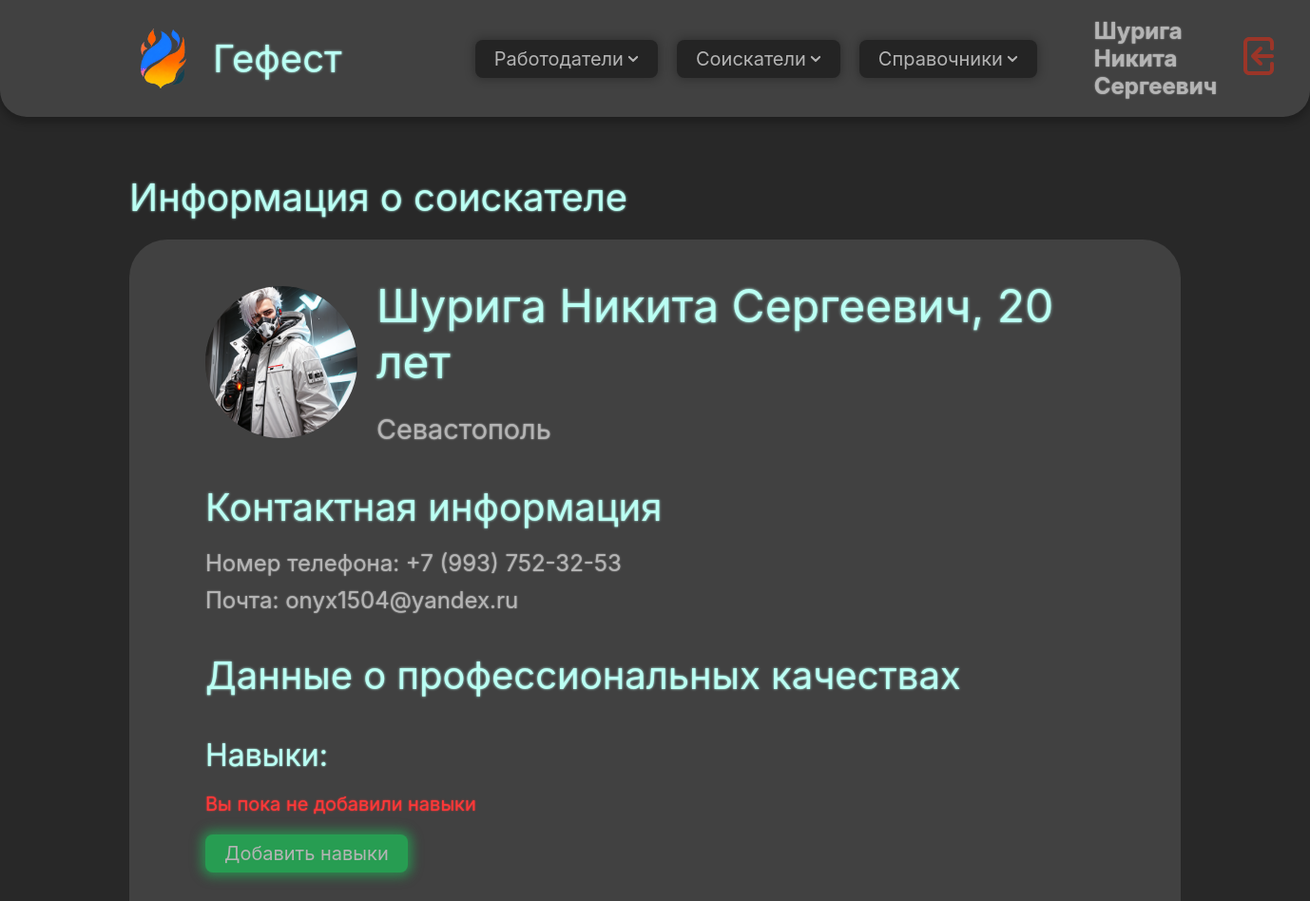
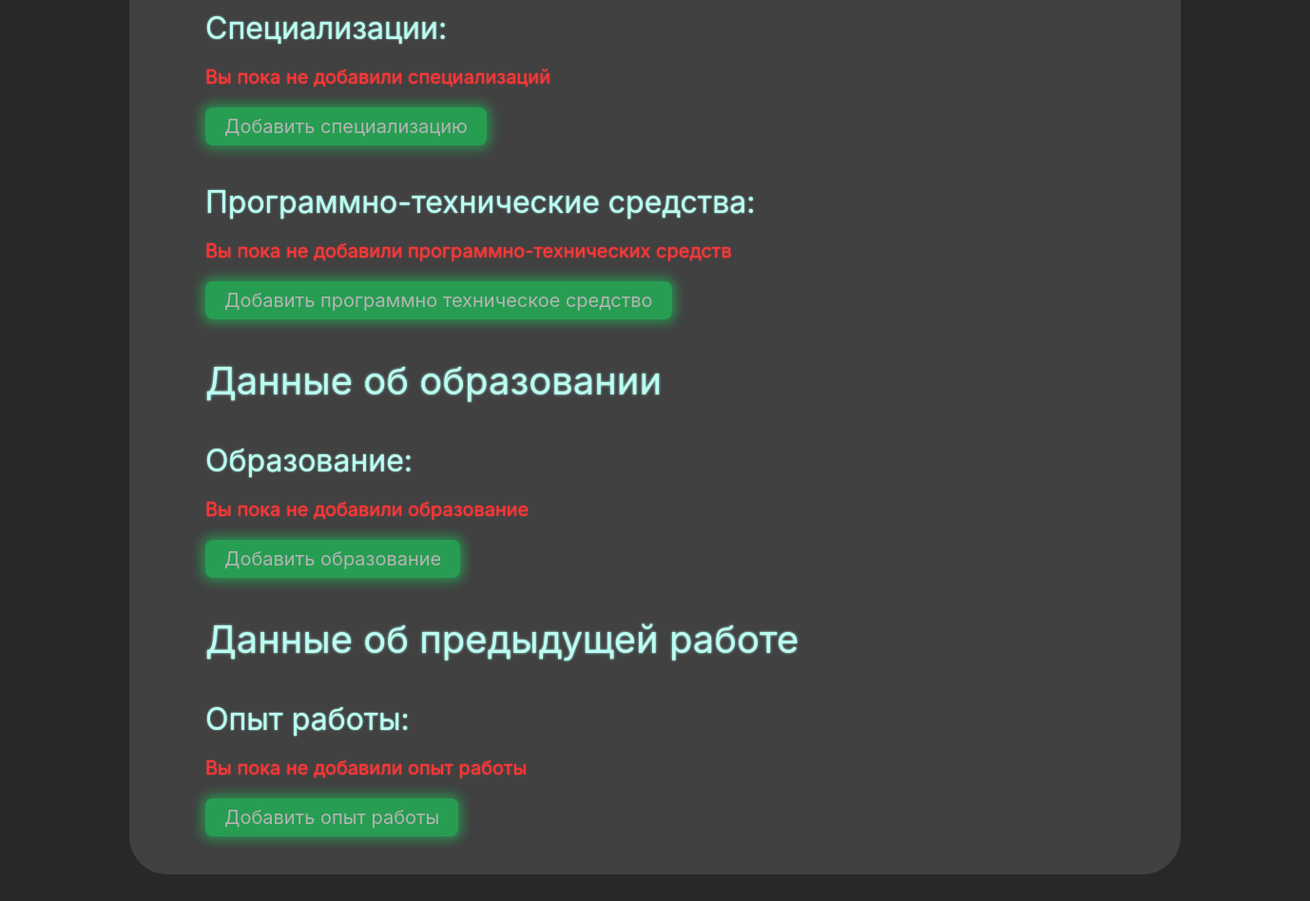
/jobseeker/15 (signed in), run on the app's committed database (2 pictures, top to bottom).
### domain/models.py (models this page shows, shortened)
class CustomUser(AbstractUser):
    patronymic = models.CharField(max_length=255, blank=False, null=False, verbose_name='Отчество')
    phone_number = PhoneNumberField(region="RU", blank=False, null=False, verbose_name='Номер телефона')
    profile_photo = models.ImageField(blank=True, null=True, verbose_name='Фото профиля', upload_to='user_photos')
    class Meta:
        verbose_name = 'Пользователь'
        verbose_name_plural = 'Пользователи'

class Person(models.Model):
    surname = models.CharField(max_length=255, blank=False, null=False, verbose_name='Фамилия')
    name = models.CharField(max_length=255, blank=False, null=False, verbose_name='Имя')
    patronymic = models.CharField(max_length=255, blank=False, null=False, verbose_name='Отчество')
    email = models.EmailField(blank=False, max_length=254, verbose_name='Почта')
    phone = models.CharField(max_length=18, blank=False, null=False, verbose_name='Номер телефона')
    profile_photo = models.ImageField(blank=True, null=True, verbose_name='Фото профиля', upload_to='person_photos')
    class Meta:
        verbose_name = 'Индивид'
        verbose_name_plural = 'Индивиды'

class JobSeeker(Person):
    birthdate = models.DateField(blank=False, null=False, verbose_name='Дата рождения')
    address = models.ForeignKey('Address', blank=False, null=False, on_delete=models.PROTECT, verbose_name='Адрес')
    skill = models.ManyToManyField('Skill', blank=True, verbose_name='Навыки')
    specialization = models.ManyToManyField('Specialization', blank=True, verbose_name='Специализация')
    about = models.TextField(blank=True, null=True, verbose_name='Описание профиля')
    class Meta:
        verbose_name = 'Соискатель'
        verbose_name_plural = 'Соискатели'

class Address(models.Model):
    locality = models.CharField(max_length=255, blank=False, null=False, verbose_name='Населенный пункт')
    street = models.CharField(max_length=255, blank=True, null=True, verbose_name='Улица')
    number_of_building = models.CharField(max_length=31, blank=True, null=True, verbose_name='Номер строения')
    apartment_number = models.CharField(max_length=31, blank=True, null=True, verbose_name='Номер квартиры/офиса')
    latitude = models.FloatField(blank=True, null=True, verbose_name='Широта')
    longitude = models.FloatField(blank=True, null=True, verbose_name='Долгота')
    map_link = models.URLField(max_length=2083, blank=True, null=True, verbose_name='Ссылка на карты')
    class Meta:
        verbose_name = 'Адрес'
        verbose_name_plural = 'Адреса'

### domain/views/job_seeker_views.py (the view)
# urls.py: path('jobseeker/<str:job_seeker_id>', job_seeker_view, name='job_seeker_view'),
def job_seeker_view(request, job_seeker_id):
    job_seeker = JobSeeker.objects.get(id=job_seeker_id)
    job_seeker.age = (date.today() - job_seeker.birthdate) // timedelta(days=365.2425)
    context = {
        'job_seeker': job_seeker,
    }
    return render(request, 'job_seekers/view/job_seeker_view.html', context)

### domain/templates/job_seekers/view/job_seeker_view.html (shortened to what this page needs)
{% extends 'base.html' %}
{% load static %}
{% block content %}
    <section class="split-section flex-vertical gap-2em">
        <div class="content-block flex-vertical gap-1em">
            <h1 class="title">Информация о соискателе</h1>
            <div class="content-box flex-vertical gap-1em">
                <div class="content flex-vertical gap-2em" style="padding: 2em 4em;">
                    <div class="flex-horizontal gap-1em">
                        {% if job_seeker.profile_photo %}
                            <img class="person-img" src="{{ job_seeker.profile_photo }}">
                        {% else %}
                            <div class="person-img"></div>
                        {% endif %}
                        <div class="flex-vertical gap-1em text-size-larger">
                            <h1 class="title">
                                {{ job_seeker.surname }} {{ job_seeker.name }} {{ job_seeker.patronymic }},
                                <span class="title" style="font-size: inherit" id="age">
                                </span>
                            </h1>
                            <p class="text-size-larger text1">{{ job_seeker.address.locality }}</p>
                        </div>
                    </div>
                    <div class="flex-vertical gap-1em">
                        <h1 class="title">Контактная информация</h1>
                        <div class="flex-vertical gap-05em">
                            <p class="text1">Номер телефона: {{ job_seeker.phone }}</p>
                            <p class="text1">Почта: {{ job_seeker.email }}</p>
                        </div>
                    </div>
                    <div class="flex-vertical gap-2em">
                        <h1 class="title">Данные о профессиональных качествах</h1>
                        <div class="flex-vertical gap-1em">
                            <h1 class="title" style="font-size: xx-large">Навыки:</h1>
                            {% if job_seeker.skill.exists %}
                                <table class="table">
                                    <tr>
                                        <th>№</th>
                                        <th>Наименование</th>
                                    </tr>
                                    {% for skill in job_seeker.skill.all %}
                                        <tr>
                                            <td>
                                                {{ forloop.counter }}
                                            </td>
                                            <td>
                                                {{ skill.name }}
                                            </td>
                                        </tr>
                                    {% endfor %}
                                </table>
                            {% else %}
                                <p class="error-message">Вы пока не добавили навыки</p>
                            {% endif %}
                            <a href="{% url 'job_seeker_skills' job_seeker.id %}">
                                <button class="button submit">Добавить навыки</button>
                            </a>
                        </div>
                        <div class="flex-vertical gap-1em">
                            <h1 class="title" style="font-size: xx-large">Специализации:</h1>
                            {% if job_seeker.specialization.exists %}
                                <table class="table">
                                    <tr>
                                        <th>№</th>
                                        <th>Наименование</th>
                                    </tr>
                                    {% for specialization in job_seeker.specialization.all %}
                                        <tr>
                                            <td>
                                                {{ forloop.counter }}
                                            </td>
                                            <td>
                                                {{ specialization.name }}
                                            </td>
                                        </tr>
                                    {% endfor %}
                                </table>
                            {% else %}
                                <p class="error-message">Вы пока не добавили специализаций</p>
                            {% endif %}
                            <a  href="{% url 'job_seeker_specializations' job_seeker.id %}">
                                <button class="button submit">Добавить специализацию</button>
                            </a>
                        </div>
                        <div class="flex-vertical gap-1em">
                            <h1 class="title" style="font-size: xx-large">Программно-технические средства:</h1>
                            {% if job_seeker.softwareandhardwaretoolofjobseeker_set.exists %}
                                <table class="table">
                                    <tr>
                                        <th>№</th>
                                        <th>Наименование</th>
                                    </tr>
                                    {% for software_and_hardware_tool in job_seeker.softwareandhardwaretoolofjobseeker_set.all %}
                                        <tr>
                                            <td>
                                                {{ forloop.counter }}
                                            </td>
                                            <td>
                                                {{ software_and_hardware_tool.software_and_hardware_tool.name }}
                                            </td>
                                        </tr>
                                    {% endfor %}
                                </table>
                            {% else %}
                                <p class="error-message">Вы пока не добавили программно-технических средств</p>
                            {% endif %}
                            <a href="{% url 'job_seeker_software_and_hardware_tools' job_seeker.id %}">
                                <button class="button submit">Добавить программно техническое средство</button>
                            </a>
                        </div>
                    </div>
                    <div class="flex-vertical gap-2em">
                        <h1 class="title">Данные об образовании</h1>
                        <div class="flex-vertical gap-1em">
                            <h1 class="title" style="font-size: xx-large">Образование:</h1>
                            {% if job_seeker.educationofjobseeker_set.exists %}
                                <table class="table">
                                    <tr>
                                        <th>№</th>
                                        <th>Наименование</th>
                                        <th>Код</th>
                                        <th>Уровень образования</th>
                                        <th>Учебное заведение</th>
                                        <th>Год получения образования</th>
                                    </tr>
                                    {% for education in job_seeker.educationofjobseeker_set.all %}
                                        <tr>
                                            <td>
                                                {{ forloop.counter }}
                                            </td>
                                            <td>
                                                {{ education.name }}
                                            </td>
                                            <td>
                                                {{ education.code }}
                                            </td>
                                            <td>
                                                {{ education.education_level.name }}
                                            </td>
                                            <td>
                                                {{ education.organization.name }}
                                            </td>
                                            <td>
                                                {{ education.year_received }}
                                            </td>
                                        </tr>
                                    {% endfor %}
                                </table>
                            {% else %}
                                <p class="error-message">Вы пока не добавили образование</p>
                            {% endif %}
                            <a>
                                <button class="button submit">Добавить образование</button>
                            </a>
                        </div>
                    </div>
                    <div class="flex-vertical gap-2em">
                        <h1 class="title">Данные об предыдущей работе</h1>
                        <div class="flex-vertical gap-1em">
                            <h1 class="title" style="font-size: xx-large">Опыт работы:</h1>
                            {% if job_seeker.workexperience_set.exists %}
                                <table class="table">
                                    <tr>
                                        <th>№</th>
                                        <th>Должность</th>
                                        <th>Организация</th>
                                        <th>Дата трудоустройства</th>
                                        <th>Дата увольнения</th>
                                    </tr>
                                    {% for work_experience in job_seeker.workexperience_set.all %}
                                        <tr>
                                            <td>
                                                {{ forloop.counter }}
                                            </td>
                                            <td>
                                                {{ work_experience.position.name }}
                                            </td>
                                            <td>
                                                {{ work_experience.organization }}
                                            </td>
                                            <td>
                                                {{ work_experience.date_of_employment }}
                                            </td>
                                            <td>
                                                {{ work_experience.date_of_dismissal }}
                                            </td>
                                        </tr>
                                    {% endfor %}
                                </table>
                            {% else %}
                                <p class="error-message">Вы пока не добавили опыт работы</p>
                            {% endif %}
                            <a>
                                <button class="button submit">Добавить опыт работы</button>
                            </a>
                        </div>
                    </div>
                </div>
            </div>
        </div>
    </section>
{% endblock content %}

### domain/templates/components/navbar.html (shortened to what this page needs)
{% load static %}
{% block content %}
    <div class="nav-bar flex-horizontal gap-1em">
        <div class="nav-part flex-horizontal gap-1em">
            <a href="{% url 'home' %}">
            <div class="flex-horizontal gap-1em">
                <div class="logo-container">
                    <img src="{% static 'images/logo.png' %}" class="logo"/>
                </div>
                <div class="title" style="padding-right: 3em;">Гефест</div>
            </div>
                </a>
            <div class="button">
                Работодатели
                <img src="{% static 'icons/arrow-down.svg' %}" class="icon">
            </div>
            <button class="button">
                Соискатели
                <img src="{% static 'icons/arrow-down.svg' %}" class="icon">
            </button>
            <button class="button">
                Справочники
                <img src="{% static 'icons/arrow-down.svg' %}" class="icon">
            </button>
        </div>
        <div class="nav-part flex-horizontal gap-1em">
            <h2 class="text1">{{ user.last_name }} {{ user.first_name }} {{ user.patronymic }}</h2>
            <a href="{% url 'logout' %}">
                <img src="{% static 'icons/logout.svg' %}" class="logout-button"/>
            </a>
        </div>
    </div>
{% endblock content %}

### data on the page
CustomUser: last_name "Шурига", first_name "Никита", patronymic "Сергеевич"
Person: profile_photo (picture), surname "Шурига", name "Никита", patronymic "Сергеевич", phone "+7 (993) 752-32-53", email "onyx1504@yandex.ru"
JobSeeker: address.locality "Севастополь"
